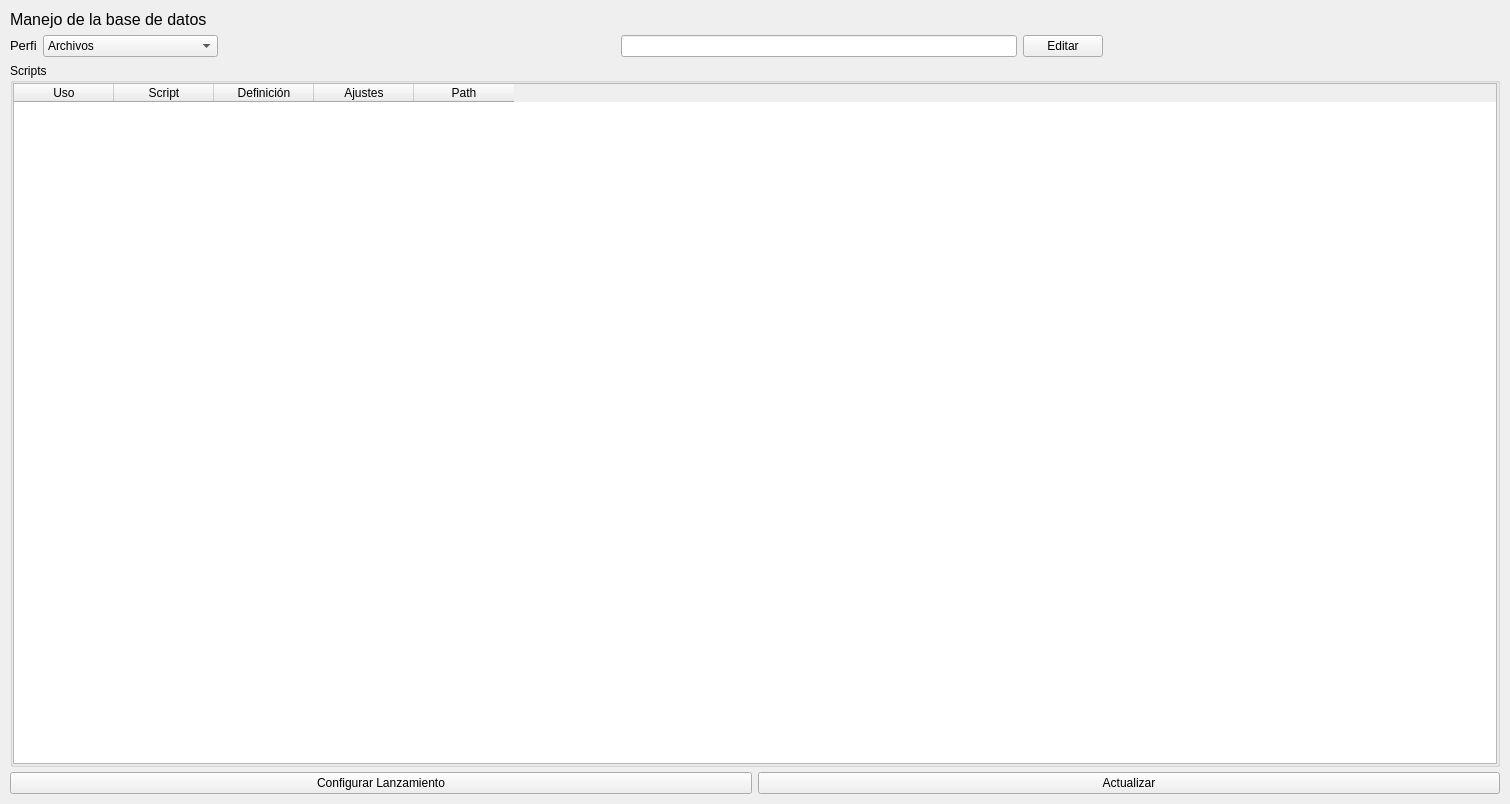
<?xml version="1.0" encoding="UTF-8"?>
<ui version="4.0">
 <class>db_creator</class>
 <widget class="QWidget" name="db_creator">
  <property name="geometry">
   <rect>
    <x>0</x>
    <y>0</y>
    <width>1510</width>
    <height>804</height>
   </rect>
  </property>
  <property name="sizePolicy">
   <sizepolicy hsizetype="Preferred" vsizetype="Preferred">
    <horstretch>0</horstretch>
    <verstretch>0</verstretch>
   </sizepolicy>
  </property>
  <property name="styleSheet">
   <string notr="true">            QPushButton {{
                background-color: {theme['bg']};
                border: 2px;
                border-radius: 19px;
            }}
            
            
            QPushButton:hover {{
                background-color: {theme['button_hover']};
                margin: 1px;
                margin-top: 0px;
                margin-bottom: 3px;
            }}
            
            QPushButton:pressed {{
                background-color: {theme['selection']};
                border: none;
            }}</string>
  </property>
  <layout class="QVBoxLayout" name="verticalLayout">
   <property name="spacing">
    <number>5</number>
   </property>
   <property name="leftMargin">
    <number>10</number>
   </property>
   <property name="topMargin">
    <number>10</number>
   </property>
   <property name="rightMargin">
    <number>10</number>
   </property>
   <property name="bottomMargin">
    <number>10</number>
   </property>
   <item>
    <widget class="QWidget" name="widget" native="true">
     <layout class="QVBoxLayout" name="verticalLayout_2">
      <property name="leftMargin">
       <number>0</number>
      </property>
      <property name="topMargin">
       <number>0</number>
      </property>
      <property name="rightMargin">
       <number>0</number>
      </property>
      <property name="bottomMargin">
       <number>0</number>
      </property>
      <item>
       <widget class="QWidget" name="widget_2" native="true">
        <property name="sizePolicy">
         <sizepolicy hsizetype="Preferred" vsizetype="Fixed">
          <horstretch>0</horstretch>
          <verstretch>0</verstretch>
         </sizepolicy>
        </property>
        <layout class="QVBoxLayout" name="verticalLayout_3">
         <property name="leftMargin">
          <number>0</number>
         </property>
         <property name="topMargin">
          <number>0</number>
         </property>
         <property name="rightMargin">
          <number>0</number>
         </property>
         <property name="bottomMargin">
          <number>0</number>
         </property>
         <item>
          <widget class="QLabel" name="titulo_label">
           <property name="sizePolicy">
            <sizepolicy hsizetype="Preferred" vsizetype="Fixed">
             <horstretch>0</horstretch>
             <verstretch>0</verstretch>
            </sizepolicy>
           </property>
           <property name="font">
            <font>
             <pointsize>12</pointsize>
            </font>
           </property>
           <property name="text">
            <string>Manejo de la base de datos</string>
           </property>
          </widget>
         </item>
        </layout>
       </widget>
      </item>
      <item>
       <widget class="QWidget" name="widget_3" native="true">
        <layout class="QVBoxLayout" name="verticalLayout_4">
         <property name="leftMargin">
          <number>0</number>
         </property>
         <property name="topMargin">
          <number>0</number>
         </property>
         <property name="rightMargin">
          <number>0</number>
         </property>
         <property name="bottomMargin">
          <number>0</number>
         </property>
         <item>
          <widget class="QWidget" name="widget_4" native="true">
           <property name="sizePolicy">
            <sizepolicy hsizetype="Preferred" vsizetype="Fixed">
             <horstretch>0</horstretch>
             <verstretch>0</verstretch>
            </sizepolicy>
           </property>
           <layout class="QHBoxLayout" name="horizontalLayout">
            <property name="leftMargin">
             <number>0</number>
            </property>
            <property name="topMargin">
             <number>0</number>
            </property>
            <property name="rightMargin">
             <number>0</number>
            </property>
            <property name="bottomMargin">
             <number>0</number>
            </property>
            <item>
             <widget class="QLabel" name="perfil_label">
              <property name="sizePolicy">
               <sizepolicy hsizetype="Fixed" vsizetype="Fixed">
                <horstretch>0</horstretch>
                <verstretch>0</verstretch>
               </sizepolicy>
              </property>
              <property name="font">
               <font>
                <pointsize>10</pointsize>
               </font>
              </property>
              <property name="text">
               <string>Perfi</string>
              </property>
             </widget>
            </item>
            <item>
             <widget class="QComboBox" name="perfil_combobox">
              <property name="sizePolicy">
               <sizepolicy hsizetype="Preferred" vsizetype="Fixed">
                <horstretch>0</horstretch>
                <verstretch>0</verstretch>
               </sizepolicy>
              </property>
              <item>
               <property name="text">
                <string>Archivos</string>
               </property>
              </item>
              <item>
               <property name="text">
                <string>Spotify</string>
               </property>
              </item>
              <item>
               <property name="text">
                <string>Escuchas</string>
               </property>
              </item>
              <item>
               <property name="text">
                <string>Letras</string>
               </property>
              </item>
              <item>
               <property name="text">
                <string>Info Artistas</string>
               </property>
              </item>
              <item>
               <property name="text">
                <string>Info Álbumes</string>
               </property>
              </item>
              <item>
               <property name="text">
                <string>Enlaces Básicos</string>
               </property>
              </item>
              <item>
               <property name="text">
                <string>Enlaces Artistas - Álbumes</string>
               </property>
              </item>
              <item>
               <property name="text">
                <string>Enlaces Canciones</string>
               </property>
              </item>
              <item>
               <property name="text">
                <string>Discografías</string>
               </property>
              </item>
              <item>
               <property name="text">
                <string>Sellos</string>
               </property>
              </item>
              <item>
               <property name="text">
                <string>Feeds</string>
               </property>
              </item>
              <item>
               <property name="text">
                <string>Instrumentos</string>
               </property>
              </item>
              <item>
               <property name="text">
                <string>Conciertos</string>
               </property>
              </item>
              <item>
               <property name="text">
                <string>Imágenes</string>
               </property>
              </item>
             </widget>
            </item>
            <item>
             <spacer name="horizontalSpacer_2">
              <property name="orientation">
               <enum>Qt::Orientation::Horizontal</enum>
              </property>
              <property name="sizeHint" stdset="0">
               <size>
                <width>40</width>
                <height>20</height>
               </size>
              </property>
             </spacer>
            </item>
            <item>
             <widget class="QLineEdit" name="config_file_line_edit"/>
            </item>
            <item>
             <widget class="QPushButton" name="action_editar">
              <property name="text">
               <string>Editar</string>
              </property>
             </widget>
            </item>
            <item>
             <spacer name="horizontalSpacer">
              <property name="orientation">
               <enum>Qt::Orientation::Horizontal</enum>
              </property>
              <property name="sizeHint" stdset="0">
               <size>
                <width>40</width>
                <height>20</height>
               </size>
              </property>
             </spacer>
            </item>
           </layout>
          </widget>
         </item>
         <item>
          <widget class="QGroupBox" name="groupBox_5">
           <property name="title">
            <string>Scripts</string>
           </property>
           <layout class="QGridLayout" name="gridLayout">
            <property name="leftMargin">
             <number>0</number>
            </property>
            <property name="topMargin">
             <number>0</number>
            </property>
            <property name="rightMargin">
             <number>0</number>
            </property>
            <property name="bottomMargin">
             <number>0</number>
            </property>
            <item row="0" column="0">
             <widget class="QStackedWidget" name="stackedWidget">
              <widget class="QWidget" name="page">
               <layout class="QVBoxLayout" name="verticalLayout_5">
                <property name="leftMargin">
                 <number>0</number>
                </property>
                <property name="topMargin">
                 <number>0</number>
                </property>
                <property name="rightMargin">
                 <number>0</number>
                </property>
                <property name="bottomMargin">
                 <number>0</number>
                </property>
                <item>
                 <widget class="QTableWidget" name="tabla_scripts">
                  <column>
                   <property name="text">
                    <string>Uso</string>
                   </property>
                  </column>
                  <column>
                   <property name="text">
                    <string>Script</string>
                   </property>
                  </column>
                  <column>
                   <property name="text">
                    <string>Definición</string>
                   </property>
                  </column>
                  <column>
                   <property name="text">
                    <string>Ajustes</string>
                   </property>
                  </column>
                  <column>
                   <property name="text">
                    <string>Path</string>
                   </property>
                  </column>
                 </widget>
                </item>
               </layout>
              </widget>
              <widget class="QWidget" name="page_2">
               <layout class="QVBoxLayout" name="verticalLayout_6">
                <property name="leftMargin">
                 <number>0</number>
                </property>
                <property name="topMargin">
                 <number>0</number>
                </property>
                <property name="rightMargin">
                 <number>0</number>
                </property>
                <property name="bottomMargin">
                 <number>0</number>
                </property>
                <item>
                 <widget class="QTextEdit" name="log_textEdit"/>
                </item>
               </layout>
              </widget>
             </widget>
            </item>
           </layout>
          </widget>
         </item>
        </layout>
       </widget>
      </item>
     </layout>
    </widget>
   </item>
   <item>
    <widget class="QWidget" name="widget_5" native="true">
     <layout class="QHBoxLayout" name="horizontalLayout_2">
      <property name="leftMargin">
       <number>0</number>
      </property>
      <property name="topMargin">
       <number>0</number>
      </property>
      <property name="rightMargin">
       <number>0</number>
      </property>
      <property name="bottomMargin">
       <number>0</number>
      </property>
      <item>
       <widget class="QPushButton" name="action_config_update">
        <property name="text">
         <string>Configurar Lanzamiento</string>
        </property>
       </widget>
      </item>
      <item>
       <widget class="QPushButton" name="action_update">
        <property name="text">
         <string>Actualizar</string>
        </property>
       </widget>
      </item>
     </layout>
    </widget>
   </item>
  </layout>
 </widget>
 <resources/>
 <connections/>
</ui>
